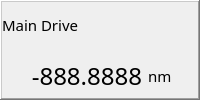
         <widget class="QFrame" name="pframe_1">
          <property name="minimumSize">
           <size>
            <width>0</width>
            <height>0</height>
           </size>
          </property>
          <property name="frameShape">
           <enum>QFrame::WinPanel</enum>
          </property>
          <property name="frameShadow">
           <enum>QFrame::Raised</enum>
          </property>
          <layout class="QVBoxLayout" name="verticalLayout_23">
           <property name="leftMargin">
            <number>0</number>
           </property>
           <property name="topMargin">
            <number>0</number>
           </property>
           <property name="rightMargin">
            <number>0</number>
           </property>
           <property name="bottomMargin">
            <number>0</number>
           </property>
           <item>
            <widget class="QLabel" name="label_23">
             <property name="font">
              <font>
               <family>Bahnschrift</family>
               <pointsize>11</pointsize>
               <weight>50</weight>
               <bold>false</bold>
              </font>
             </property>
             <property name="text">
              <string>Main Drive</string>
             </property>
             <property name="alignment">
              <set>Qt::AlignLeading|Qt::AlignLeft|Qt::AlignVCenter</set>
             </property>
            </widget>
           </item>
           <item>
            <layout class="QHBoxLayout" name="horizontalLayout_7">
             <property name="leftMargin">
              <number>0</number>
             </property>
             <property name="topMargin">
              <number>0</number>
             </property>
             <property name="rightMargin">
              <number>0</number>
             </property>
             <property name="bottomMargin">
              <number>0</number>
             </property>
             <item>
              <widget class="QLabel" name="currpos_nm">
               <property name="minimumSize">
                <size>
                 <width>140</width>
                 <height>0</height>
                </size>
               </property>
               <property name="font">
                <font>
                 <family>Bahnschrift</family>
                 <pointsize>18</pointsize>
                 <italic>false</italic>
                </font>
               </property>
               <property name="text">
                <string>-888.8888</string>
               </property>
               <property name="alignment">
                <set>Qt::AlignRight|Qt::AlignTrailing|Qt::AlignVCenter</set>
               </property>
              </widget>
             </item>
             <item>
              <widget class="QLabel" name="label">
               <property name="font">
                <font>
                 <family>Bahnschrift</family>
                 <pointsize>11</pointsize>
                 <weight>50</weight>
                 <bold>false</bold>
                </font>
               </property>
               <property name="text">
                <string>nm</string>
               </property>
               <property name="alignment">
                <set>Qt::AlignLeading|Qt::AlignLeft|Qt::AlignVCenter</set>
               </property>
              </widget>
             </item>
            </layout>
           </item>
          </layout>
         </widget>
